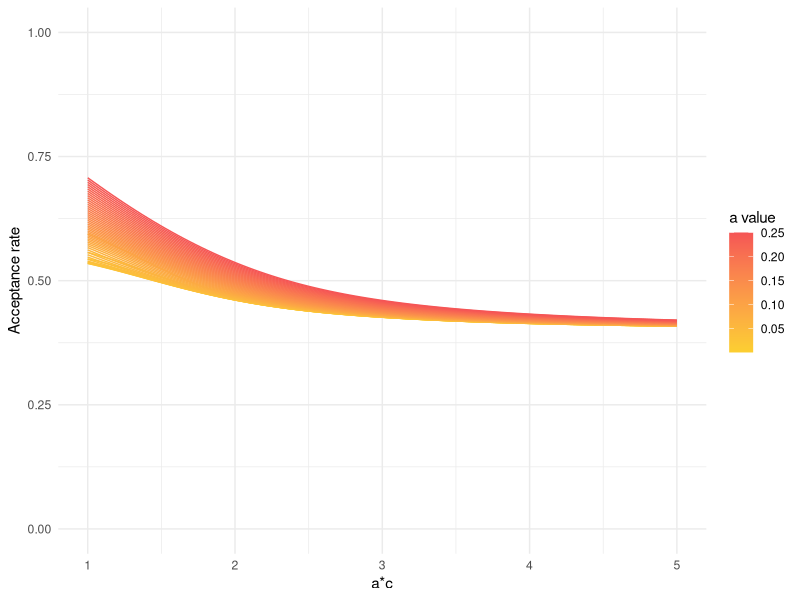

Generate this figure with R:
# library('truncnorm')
# 
# # Monte Carlo Integration for f(x) on interval [m1, m2]
# mc_integral = function(a, b, m1, m2){
#   sd = sqrt(1 / 2) / a
#   X = rtruncnorm(10^4, a = m1, b = m2, mean=b, sd=sd)
#   Y = X / (1 + X^2) * sqrt(pi) / a * (pnorm(m2, mean=b, sd=sd) - pnorm(m1, mean=b, sd=sd))
#   mean(Y)
# }

get_acceptance_rate = function(a, b) {
  target = function(x) {
    x / (1 + x ^ 2) * exp(-a ^ 2 * (x - b) ^ 2)
  }
  
  mu = b
  std = 1 / (a * sqrt(2))
  
  m1 = max(1, b / 16)
  m2 = b / 4
  m3 = b
  
  # breaking integrals into more parts helps numerical stability,
  # also makes it easy to check which region contributes most mass
  f_area1 = integrate(target, lower = 0, upper = m1)$value
  f_area2 = integrate(target, lower = m1, upper = m2)$value
  f_area3 = integrate(target, lower = m2, upper = m3)$value
  f_area4 = integrate(target, lower = m3, upper = Inf)$value
  
  # use monte carlo integration
  # f_area1 = mc_integral(a, b, 0, m1)
  # f_area2 = mc_integral(a, b, m1, m2)
  # f_area3 = mc_integral(a, b, m2, m3)
  # f_area4 = mc_integral(a, b, m3, Inf)
  
  f_area = f_area1 + f_area2 + f_area3 + f_area4
  stopifnot(f_area > 1e-10) # warning for underflow
  
  zero_to_m1 = 0.5 * log(1 + m1^2) * exp(-a^2 * (m1 - b)^2)
  m1_to_m2 = (pnorm(m2, mean = mu, sd = std) -  pnorm(m1, mean = mu, sd = std)) / a * (sqrt(pi)) * m1 / (1 + m1 ^ 2)
  m2_to_m3 = (pnorm(m3, mean = mu, sd = std) - pnorm(m2, mean = mu, sd = std)) / a * (sqrt(pi)) * m2 / (1 + m2 ^ 2)
  m3_to_inf = (1 - pnorm(m3, mean = mu, sd = std)) / a * (sqrt(pi)) * m3 / (1 + m3 ^ 2)
  g_area =  zero_to_m1 + m1_to_m2 + m2_to_m3 + m3_to_inf

  # cat('Mass:', zero_to_m1, m1_to_m2, m2_to_m3, m3_to_inf, '\n')
  # cat('Acceptance rate:', f_area1 / zero_to_m1, f_area2 / m1_to_m2, f_area3 / m2_to_m3, f_area4 / m3_to_inf, '\n')
  return(f_area / g_area)
}

# a = 0.25
# b = c(1/a, 2/a, 10/a, 100/a, 1000/a)
# sapply(b, get_acceptance_rate, a = a)
# 
# a = 0.1
# b = c(1/a, 2/a, 10/a, 100/a, 1000/a)
# sapply(b, get_acceptance_rate, a = a)
# 
# a = 0.01
# b = c(1/a, 2/a, 10/a, 100/a, 1000/a)
# sapply(b, get_acceptance_rate, a = a)
# 
# a = 0.001
# b = c(1/a, 2/a, 10/a, 100/a, 1000/a)
# sapply(b, get_acceptance_rate, a = a)
# 
# a = 0.01
# b = 2 / a
# get_acceptance_rate(a, b)

###################################
library(ggplot2)
library(dplyr)
library(purrr)

b <- seq(1, 5, length.out = 100)
as <- seq(1e-3, 0.25, length.out = 50)

# Create a dataframe
df <- map_df(as, ~{
  data.frame(
    a = .x,
    b = b,
    acceptance_rate = sapply(b/.x, get_acceptance_rate, a = .x)
  )
})

# Plot
ggplot(df, aes(x=b, y=acceptance_rate, color=a, group=a)) + 
  geom_line() +
  labs(x="a*c", y="Acceptance rate", color="a value") +
  theme_minimal() +
  scale_y_continuous(limits = c(0, 1)) +
  scale_color_gradient(low="#FCCF31", high="#F55555")




